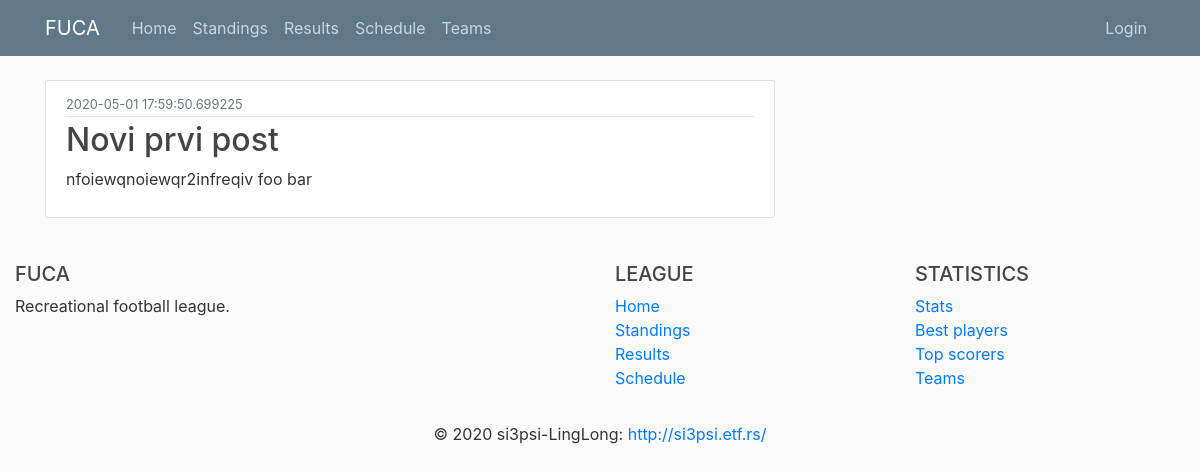
Page /home on the earlier database version.
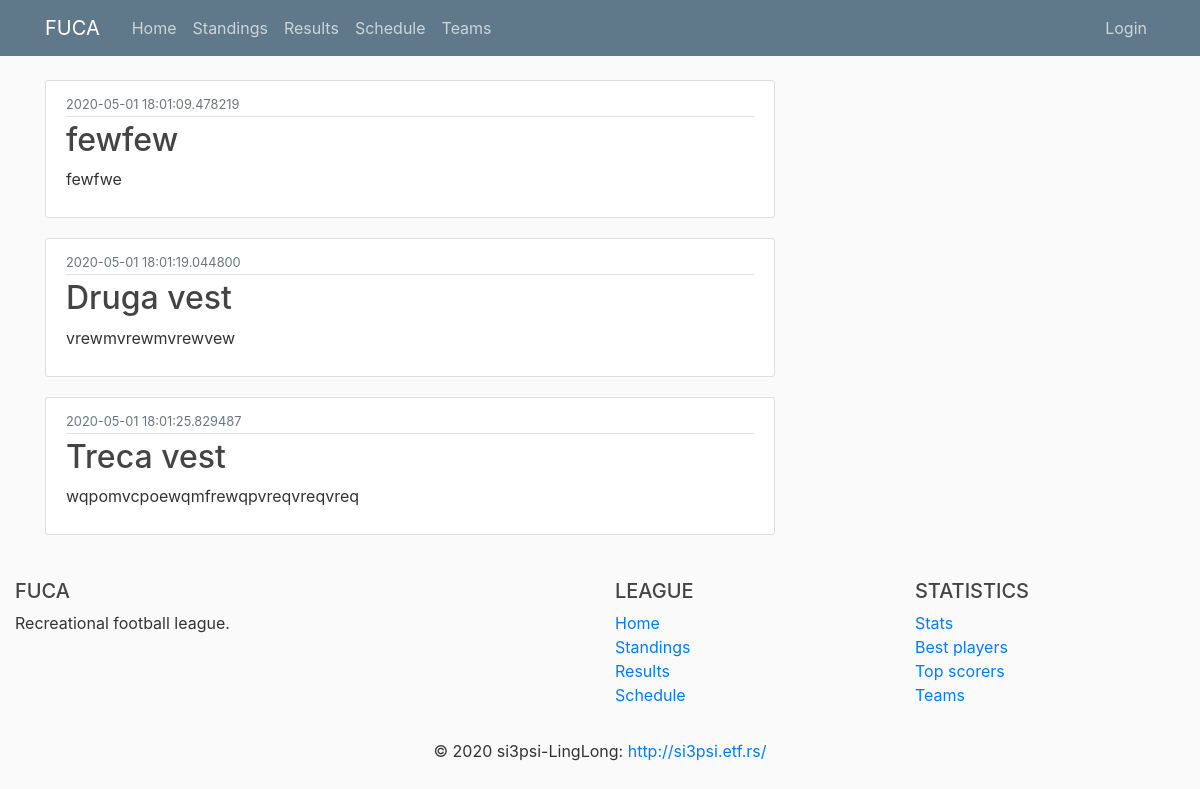
Same page on the later database version.
### fuca/models.py (models this page shows, shortened)
class News(db.Model):
    __tablename__ = 'news'
    id          = db.Column(db.Integer,     primary_key=True)
    date        = db.Column(db.DateTime,    nullable=False, default=datetime.utcnow)
    title       = db.Column(db.String(100), nullable=False)
    content     = db.Column(db.Text,        nullable=False)
    def jinja_dict(self):
        return {'title'         : self.title,
                'content'       : self.content,
                'date'          : str(self.date),
                'id'            : self.id}

### fuca/routes/home_routes.py (the view)
@app.route("/")
@app.route("/home")
def home():
    news_db = News.query.all()
    news_list = [news.jinja_dict() for news in news_db]
    return render_template('home/home.html', newslist=news_list)

### fuca/templates/home/home.html
{% extends 'home/layout.html' %}
{% block content %}
    {% for news in newslist %}
        <article class="media content-section">
            <div class="media-body">
            <div class="article-metadata">
                <small class="text-muted">{{ news.date }}</small>
            </div>
            <h2><a class="article-title" href="#">{{ news.title }}</a></h2>
            <p class="article-content">{{ news.content }}</p>
            </div>
        </article>
    {% endfor %}
{% endblock content %}

Differences in the rows shown:
removed News: date "2020-05-01 17:59:50.699225", title "Novi prvi post", content "nfoiewqnoiewqr2infreqiv foo bar"
added News: date "2020-05-01 18:01:09.478219", title "fewfew", content "fewfwe"
added News: date "2020-05-01 18:01:19.044800", title "Druga vest", content "vrewmvrewmvrewvew"
added News: date "2020-05-01 18:01:25.829487", title "Treca vest", content "wqpomvcpoewqmfrewqpvreqvreqvreq"
